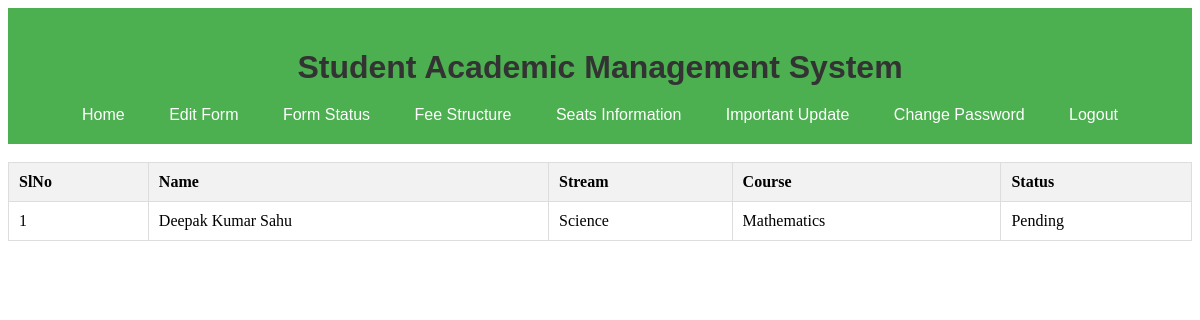
/student/my_application.php (signed in), run on the app's committed database.
### tables this page shows
CREATE TABLE `applications` (
  `id` int(11) NOT NULL,
  `student_id` int(11) DEFAULT NULL,
  `stream_id` int(11) DEFAULT NULL,
  `subject_id` int(11) DEFAULT NULL,
  `status` varchar(50) DEFAULT NULL,
  `created_at` timestamp NOT NULL DEFAULT current_timestamp(),
  `stream` varchar(255) DEFAULT NULL,
  `course_name` varchar(255) DEFAULT NULL
);

CREATE TABLE `students` (
  `id` int(11) NOT NULL,
  `name` varchar(100) NOT NULL,
  `father_name` varchar(100) NOT NULL,
  `mother_name` varchar(100) NOT NULL,
  `mobile` varchar(15) NOT NULL,
  `email` varchar(100) NOT NULL,
  `password` varchar(255) NOT NULL,
  `gender` enum('Male','Female','Other') NOT NULL,
  `caste` varchar(50) NOT NULL,
  `religion` varchar(50) NOT NULL,
  `present_address` text NOT NULL,
  `present_post` varchar(100) NOT NULL,
  `present_block` varchar(100) NOT NULL,
  `present_district` varchar(100) NOT NULL,
  `present_state` varchar(50) NOT NULL,
  `permanent_address` text NOT NULL,
  `permanent_post` varchar(100) NOT NULL,
  `permanent_block` varchar(100) NOT NULL,
  `permanent_district` varchar(100) NOT NULL,
  `permanent_state` varchar(50) NOT NULL,
  `country` varchar(50) NOT NULL DEFAULT 'India',
  `board_10th` varchar(100) NOT NULL,
  `institute_10th` varchar(100) NOT NULL,
  `secure_mark_10th` int(11) NOT NULL,
  `full_mark_10th` int(11) NOT NULL,
  `percentage_10th` decimal(5,2) GENERATED ALWAYS AS (`secure_mark_10th` / `full_mark_10th` * 100) STORED,
  `board_intermediate` varchar(100) NOT NULL,
  `institute_intermediate` varchar(100) NOT NULL,
  `secure_mark_intermediate` int(11) NOT NULL,
  `full_mark_intermediate` int(11) NOT NULL,
  `percentage_intermediate` decimal(5,2) GENERATED ALWAYS AS (`secure_mark_intermediate` / `full_mark_intermediate` * 100) STORED,
  `board_graduation` varchar(100) NOT NULL,
  `institute_graduation` varchar(100) NOT NULL,
  `secure_mark_graduation` int(11) NOT NULL,
  `full_mark_graduation` int(11) NOT NULL,
  `percentage_graduation` decimal(5,2) GENERATED ALWAYS AS (`secure_mark_graduation` / `full_mark_graduation` * 100) STORED,
  `stream_id` int(11) NOT NULL,
  `subject_id` int(11) NOT NULL
);

CREATE TABLE `streams` (
  `id` int(11) NOT NULL,
  `stream_name` varchar(255) NOT NULL,
  `created_at` timestamp NOT NULL DEFAULT current_timestamp(),
  `updated_at` timestamp NOT NULL DEFAULT current_timestamp() ON UPDATE current_timestamp()
);

CREATE TABLE `subjects` (
  `id` int(11) NOT NULL,
  `subject_name` varchar(255) NOT NULL,
  `stream_id` int(11) NOT NULL,
  `created_at` timestamp NOT NULL DEFAULT current_timestamp(),
  `updated_at` timestamp NOT NULL DEFAULT current_timestamp() ON UPDATE current_timestamp()
);

### student/my_application.php (the view, shortened to what this page needs)
<?php
include '../db/db_connect.php';
include 'header.php';
$student_id = $_SESSION['student_id'];
$sql = "
    SELECT a.id AS application_id,
           st.name AS student_name,
           s.stream_name,
           sub.subject_name AS course_name,  -- Course Name from the subjects table
           a.status
    FROM applications a
    JOIN students st ON a.student_id = st.id
    JOIN streams s ON st.stream_id = s.id
    JOIN subjects sub ON st.subject_id = sub.id  -- Joining subjects table to get course/subject name
    WHERE a.student_id = ?
";
$stmt = $conn->prepare($sql);
$stmt->bind_param("i", $student_id);
$stmt->execute();
$result = $stmt->get_result();
?>
<html>
<head></head>
<body>
<br>
<?php
if ($result->num_rows > 0) {
    echo "<table border='1'>";
    echo "<tr><th>SlNo</th><th>Name</th><th>Stream</th><th>Course</th><th>Status</th></tr>";
    $slNo = 1;
    while ($row = $result->fetch_assoc()) {
        echo "<tr>";
        echo "<td>" . $slNo++ . "</td>";
        echo "<td>" . htmlspecialchars($row['student_name']) . "</td>";
        echo "<td>" . htmlspecialchars($row['stream_name']) . "</td>";
        echo "<td>" . htmlspecialchars($row['course_name']) . "</td>";
        echo "<td>" . htmlspecialchars($row['status']) . "</td>";
        echo "</tr>";
    }
    echo "</table>";
} else {
    echo "No applications found.";
}
?>

### student/css/dashboard.css (style rules this page uses)
table { width: 100%; border-collapse: collapse; margin-bottom: 20px; }
table, th, td { border: 1px solid #ddd; }
th, td { padding: 10px; text-align: left; }
th { background-color: #f2f2f2; font-weight: bold; }

### data on the page
applications: student.name "Deepak Kumar Sahu", streams.stream_name "Science", subjects.subject_name "Mathematics", status "Pending"
